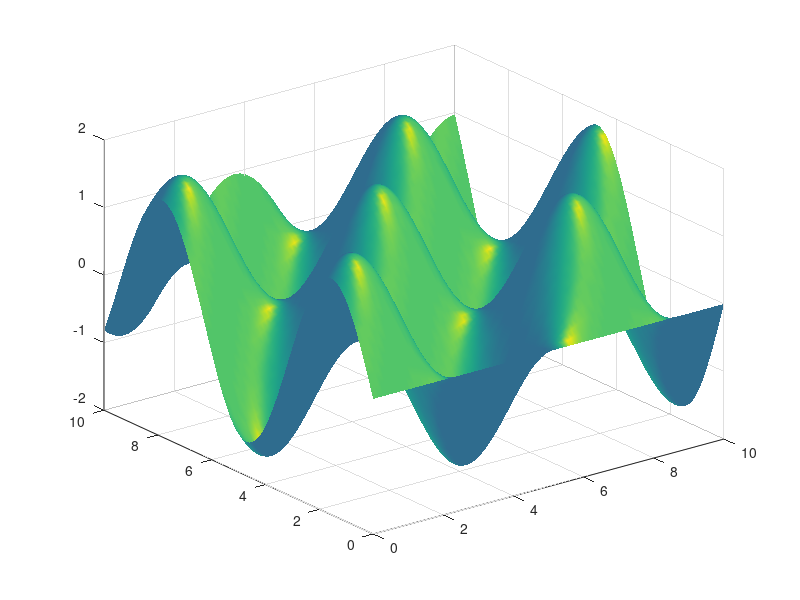

Write MATLAB code to recreate this figure.
clc;
clear;
pi=3.1415;
u0=1.5;
w=1;
l=10;
a=1;
[x,t]=meshgrid(0:0.1:10,0:0.1:10);
z=u0.*cos(w.*(x-l)./a).*sin(w.*t)./cos(w.*l./a);
h=surfl(x,t,z);
shading interp;